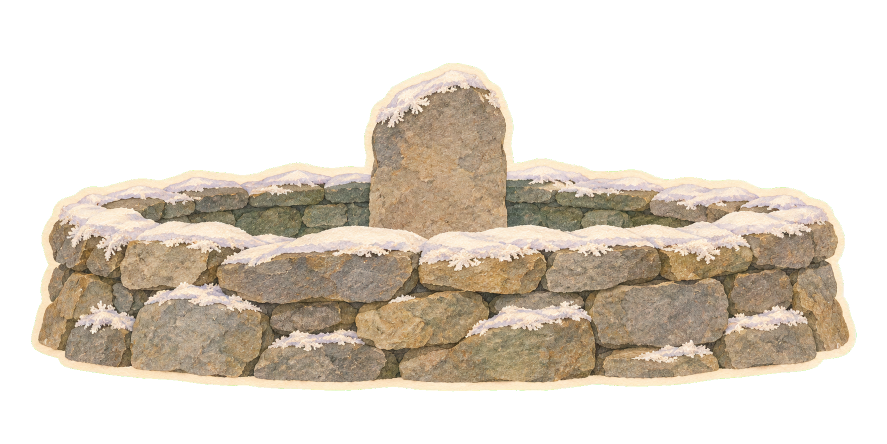
#> input picture art-src/taebaek/raw/cheonjedan.png, 1774 x 887 px, given in place of school_front.png, which was not available (shown at 1/2 size)
$ python slice_items.py
#> lines starting #> are read from the running program, lines starting #| are printed output that depends on the picture; after the words box and inside, x2 and y2 are one past the last pixel; in counts of white or black regions, pixels touching at a corner belong together
"""Cut the generated Taebaek art into single items (art-src/taebaek/items/<name>.png).

Single illustrations are cropped to their alpha bounds; 2x2 sheets are split into their four stickers by
connected components (each component is assigned to the quadrant that holds its centre).
Run: python art-src/taebaek/slice_items.py
"""
import os
import numpy as np
from PIL import Image
from scipy import ndimage

HERE = os.path.dirname(os.path.abspath(__file__))
RAW = os.path.join(HERE, 'raw')
OUT = os.path.join(HERE, 'items')

SINGLES = ['school_front', 'daiso_front', 'claw_front', 'library_front', 'kkachibal_front', 'coal_plant',
           'mine_entrance', 'gumunso', 'cheonjedan', 'geomnyongso']
# quadrant order: top-left, top-right, bottom-left, bottom-right
SHEETS = {
    'sheet_trees_a': ['tb_yew', 'tb_yew_rime', 'tb_fir', 'tb_birch'],
    'sheet_trees_b': ['tb_oak', 'tb_magnolia', 'hj_juniper', 'hj_forsythia'],
    'sheet_flowers': ['gd_wildflowers', 'gd_iris', 'mb_cabbage', 'mb_sunflower'],
    'sheet_hub_props': ['gd_azalea', 'hj_claw_machine', 'hj_o2_mobile', 'hj_statue'],
    'sheet_coal_props': ['ch_cart', 'ch_briquettes', 'mb_turbine_pole', 'mb_turbine_blades'],
    'sheet_animals': ['an_jay', 'an_goral', 'an_lenok', 'an_trilobite'],
    'sheet_misc': ['mb_samsu', 'hj_stone', 'hj_slide', 'hj_gatepost'],
    # round 2: legends (four scenes each), festivals, autumn trees, stream fish, birds
    'legend_hwangbuja': ['lg_hb_1', 'lg_hb_2', 'lg_hb_3', 'lg_hb_4'],
    'legend_geomnyong': ['lg_gr_1', 'lg_gr_2', 'lg_gr_3', 'lg_gr_4'],
    'legend_gumunso': ['lg_gm_1', 'lg_gm_2', 'lg_gm_3', 'lg_gm_4'],
    'legend_danjong': ['lg_dj_1', 'lg_dj_2', 'lg_dj_3', 'lg_dj_4'],
    'sheet_festival_a': ['fv_arch_wood', 'fv_arch_snow', 'fv_snow_dragon', 'fv_snow_castle'],
    'sheet_festival_b': ['fv_snowman', 'fv_maple_red', 'fv_ginkgo', 'fv_maple_orange'],
    'sheet_fish': ['fish_kumgang', 'fish_beodeul', 'fish_dukjung', 'fish_miyugi'],
    'sheet_birds': ['bird_dipper', 'bird_mandarin', 'bird_scops', 'bird_woodpecker'],
    # birds in flight seen from above, for the sky flocks (life/life.js)
    'sheet_birds_fly': ['fly_jay', 'fly_oriole', 'fly_mandarin', 'fly_kingfisher'],
    # round 3: 황지동·상장동 places and the 황지연못 / spring avenue pieces
    'sheet_hub_c': ['hj_market_gate', 'hj_mural_miner', 'hj_mural_family', 'hj_station_front'],
    'sheet_hub_d': ['hj_signpost', 'hj_stone_bridge', 'hj_willow', 'hj_cherry'],
}


KEY_CLEAN = {'sheet_hub_c', 'sheet_hub_d'}


def crop_alpha(im, pad=2):
    a = np.asarray(im)[:, :, 3]
    ys, xs = np.nonzero(a > 8)
    x0, x1 = max(0, xs.min() - pad), min(im.width, xs.max() + 1 + pad)
    y0, y1 = max(0, ys.min() - pad), min(im.height, ys.max() + 1 + pad)
    return im.crop((x0, y0, x1, y1)), (x0, y0)


def main():
    os.makedirs(OUT, exist_ok=True)
    for name in SINGLES:
        im = Image.open(os.path.join(RAW, name + '.png')).convert('RGBA')
#> im is the input picture: PIL image 1774x887 RGBA; mean R, G, B, A 82.3, 73.4, 62, 116.1
        c, off = crop_alpha(im)
#> in crop_alpha, `a = np.asarray(im)[:, :, 3]`:
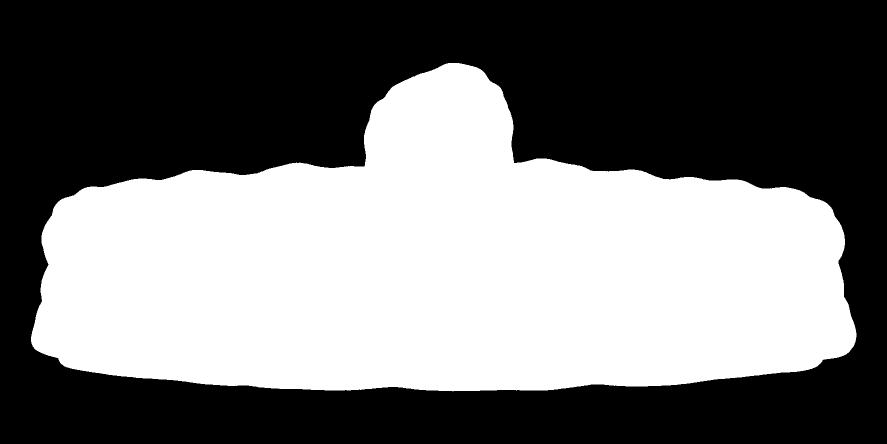
#> a: shape (887, 1774) (shown at 1/2 size); 45.5% white; 1 white region, box (x1, y1, x2, y2) and area: (62, 126, 1713, 783) 716493
#> in crop_alpha, `x0, x1 = max(0, xs.min() - pad), min(im.width, xs.max() + 1 + pad)`: x0 = 60; x1 = 1715
#> in crop_alpha, `y0, y1 = max(0, ys.min() - pad), min(im.height, ys.max() + 1 + pad)`: y0 = 124; y1 = 785
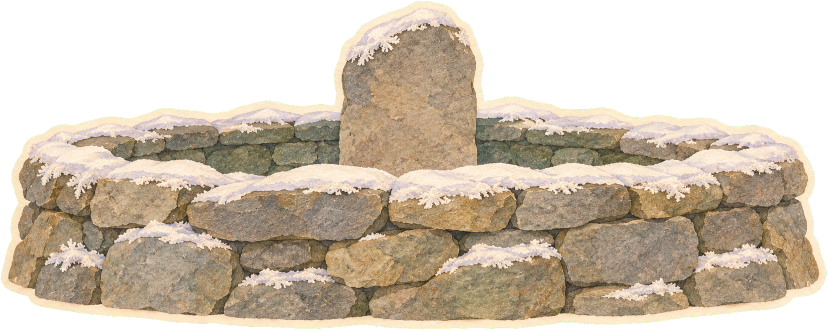
#> c: PIL image 1655x661 RGBA (shown at 1/2 size); mean R, G, B, A 118.4, 105.6, 89.1, 167; transparent parts drawn white
#> off = (60, 124)
        c.save(os.path.join(OUT, name + '.png'))
        print(name, c.size, 'offset', off)
#| school_front (1655, 661) offset (60, 124)
#> pass 2 of the loop in main, `for name in SINGLES:`:
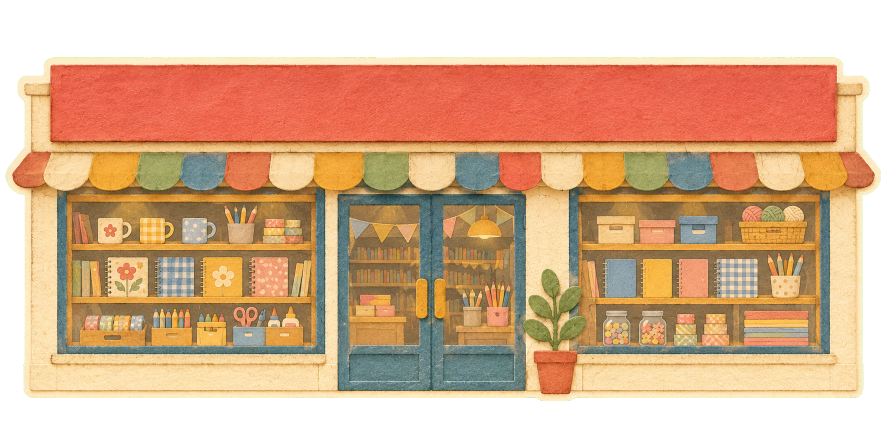
#> input picture art-src/taebaek/raw/daiso_front.png, 1774 x 887 px (shown at 1/2 size)
#> in main, im is the input picture: PIL image 1774x887 RGBA; mean R, G, B, A 146.8, 108.1, 76.5, 185.8
#> in crop_alpha (call 2), `a = np.asarray(im)[:, :, 3]`:
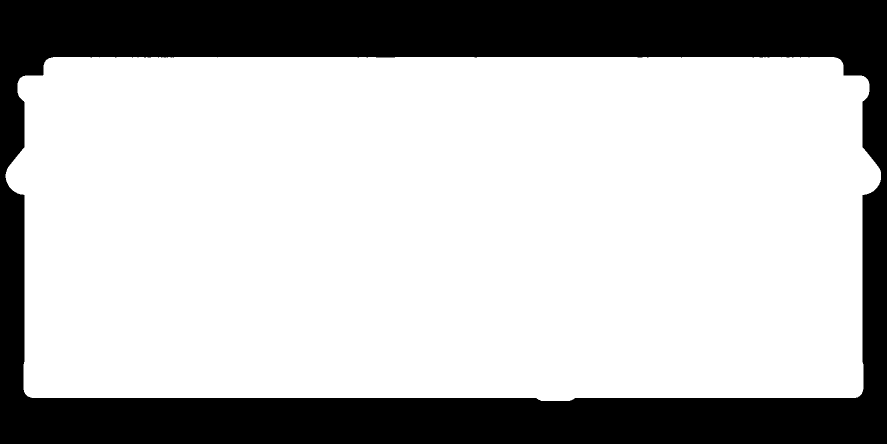
#> a: shape (887, 1774) (shown at 1/2 size); 72.9% white; 1 black region, box (x1, y1, x2, y2) and area: (0, 0, 1774, 887) 427195
#> x0 = 9; x1 = 1764
#> y0 = 112; y1 = 804
#> in main, `c, off = crop_alpha(im)`:
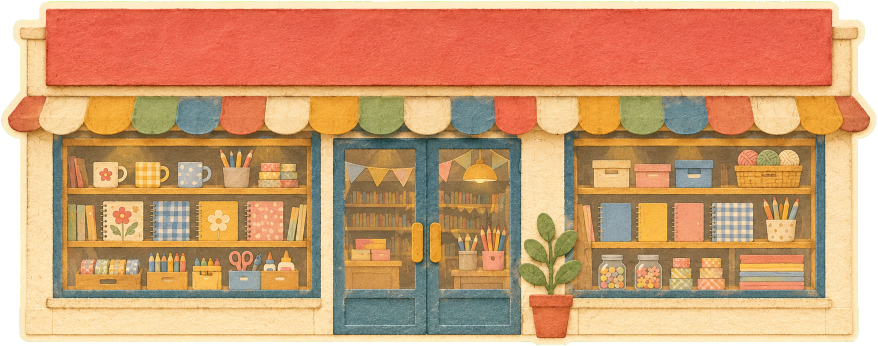
#> c: PIL image 1755x692 RGBA (shown at 1/2 size); mean R, G, B, A 190.1, 140.1, 99.2, 240.7; transparent parts drawn white
#> off = (9, 112)
#| daiso_front (1755, 692) offset (9, 112)
#> pass 3 of the loop in main, `for name in SINGLES:`:
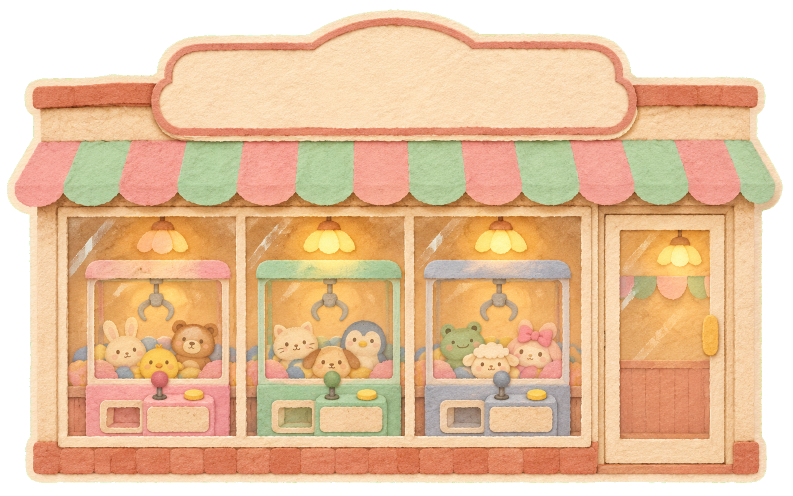
#> input picture art-src/taebaek/raw/claw_front.png, 1586 x 992 px (shown at 1/2 size)
#> in main, im is the input picture: PIL image 1586x992 RGBA; mean R, G, B, A 184.1, 147.5, 112.3, 208.3
#> in crop_alpha (call 3), `a = np.asarray(im)[:, :, 3]`:
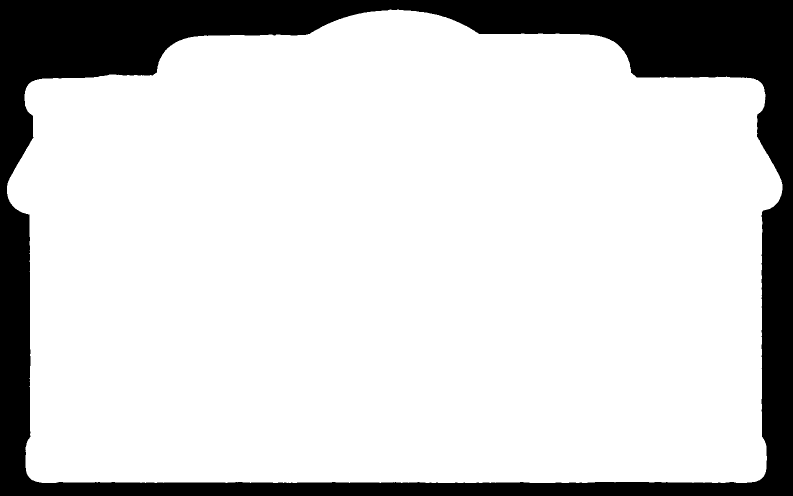
#> a: shape (992, 1586) (shown at 1/2 size); 81.7% white; 1 black region, box (x1, y1, x2, y2) and area: (0, 0, 1586, 992) 288314
#> x0 = 12; x1 = 1567
#> y0 = 17; y1 = 968
#> in main, `c, off = crop_alpha(im)`:
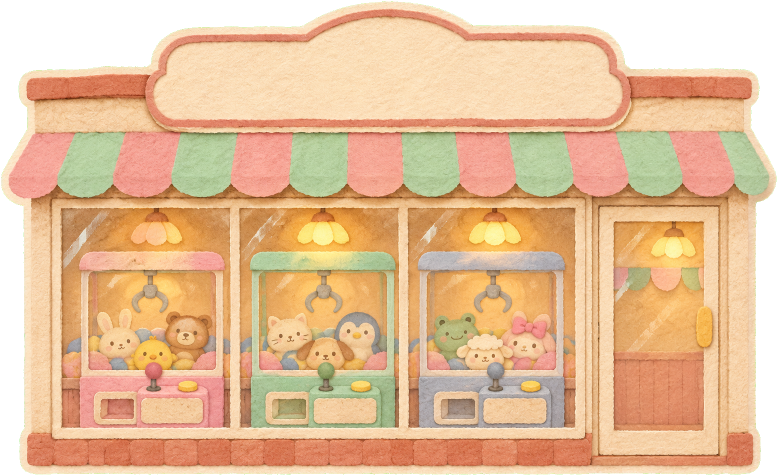
#> c: PIL image 1555x951 RGBA (shown at 1/2 size); mean R, G, B, A 195.8, 157, 119.5, 221.6; transparent parts drawn white
#> off = (12, 17)
#| claw_front (1555, 951) offset (12, 17)
#> the loop made 7 passes; the first 3 are shown
    for sheet, names in SHEETS.items():
        im = Image.open(os.path.join(RAW, sheet + '.png')).convert('RGBA')
        arr = np.asarray(im)
        a = arr[:, :, 3] > 8
        lab, n = ndimage.label(ndimage.binary_dilation(a, iterations=6))
        H, W = a.shape
        quads = [np.zeros_like(a) for _ in range(4)]
        for k in range(1, n + 1):
            m = lab == k
            if m.sum() < 400:
                continue
            ys, xs = np.nonzero(m)
            q = (1 if xs.mean() >= W / 2 else 0) + (2 if ys.mean() >= H / 2 else 0)
            quads[q] |= m
        for q, nm in enumerate(names):
            m = quads[q] & a
            if not m.any():
                print('!! empty quadrant', sheet, q)
                continue
            sub = arr.copy()
            sub[:, :, 3] = np.where(quads[q], sub[:, :, 3], 0)
            if sheet in KEY_CLEAN:  # stray magenta key pixels left inside an arch / between branches
                r, gch, b = sub[:, :, 0].astype(int), sub[:, :, 1].astype(int), sub[:, :, 2].astype(int)
                sub[:, :, 3] = np.where(((r > 165) & (b > 165) & (gch < 115)) | ((r > 150) & (b > 165) & (b > gch + 45)), 0, sub[:, :, 3])
            c, off = crop_alpha(Image.fromarray(sub))
            c.save(os.path.join(OUT, nm + '.png'))
            print(nm, c.size, 'from', sheet, 'offset', off)


if __name__ == '__main__':
#> (the run stopped early here; a loop or call above may not have finished)
